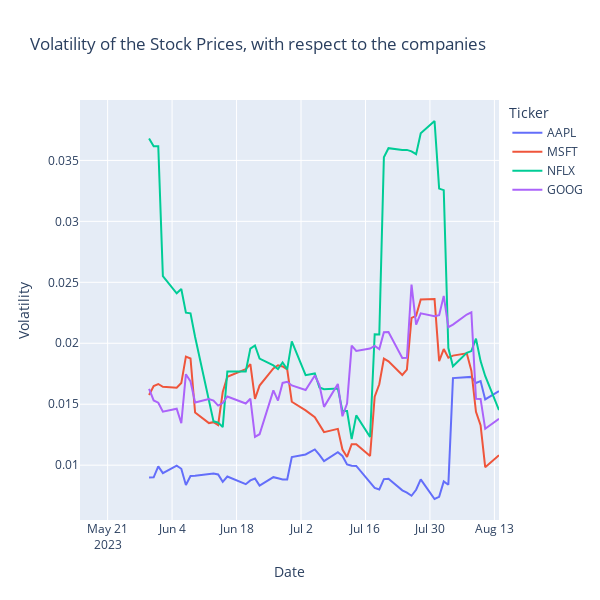

Notebook source saved alongside this figure:
### Markdown cell above
## Volatility

#### We will now check the volatility of the stocks with respect to the companies. 
#### Volatility refers to the wild fluctuation in an index over a short period of time. Financial market regulations include buffers to limit volatility.

### Code cell
df['Volatility'] = df.groupby("Ticker")['Close'].pct_change().rolling(window =10).std().reset_index(0, drop = True)
fig = px.line(df, 
              x = 'Date',
              y = 'Volatility',
              height = 600,
              width = 600, 
              color = 'Ticker',
              title = "Volatility of the Stock Prices, with respect to the companies")
fig.show()
